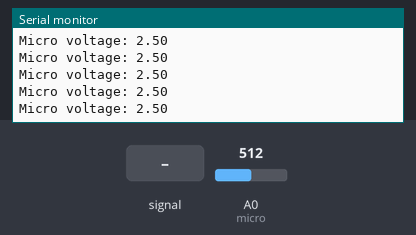
The sketch below on a simulated Arduino Uno, built with avr-gcc and run on an emulated ATmega328P. Shown: the last lines printed to the serial monitor. The inputs (shaded band) are chosen by the test bench; at power-on: A0 (micro) = 512.

Above: at 1.2 s.
1.3 s: A0 (micro) fed a 200 Hz sine of ±81 counts around its level
At 2.3 s:
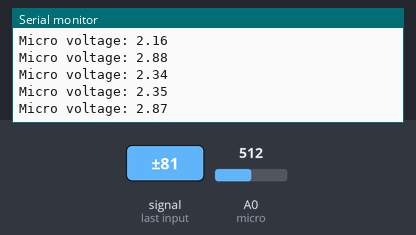
2.8 s: A0 (micro) set to 716
At 3.8 s:
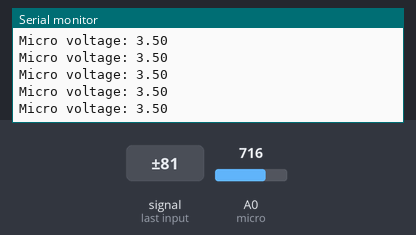
5.8 s: A0 (micro) fed a 1000 Hz sine of ±255 counts around its level
At 6.8 s:
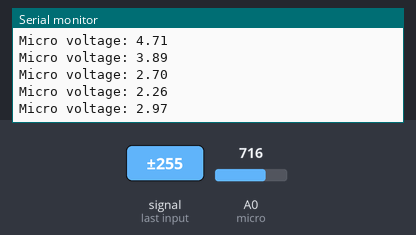
7.3 s: A0 (micro) set to 1023
At 8.4 s:
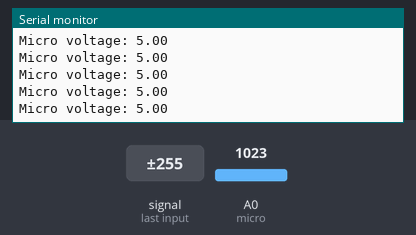
Timing chart, 0 to 10.3 s (numbered marks = the images above; inputs shaded):
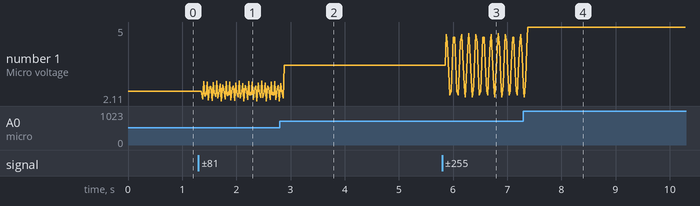

Measured:
- after the input at 1.3 s, the serial monitor: prints a new line after 0.08 s (image 1)
- after the input at 2.8 s, the serial monitor: prints a new line after 0.08 s (image 2)
- after the input at 5.8 s, the serial monitor: prints a new line after 0.08 s (image 3)
- after the input at 7.3 s, the serial monitor: prints a new line after 0.08 s (image 4)
- plotted number 1: 2.5 → 2.11 after the input at 1.3 s, 2.11 → 3.5 after the input at 2.8 s, 3.5 → 2.7 after the input at 5.8 s, 2.7 → 5 after the input at 7.3 s

The sketch:

Code_recepteur.ino
```cpp
// Pins declaration and global variables
const int micro = A0;

// Sampling rate (Hz)
const int sample_rate = 2500;

void setup() {
  pinMode(micro, INPUT);
  // Display frequency
  Serial.begin(9600);
}

void loop() {
  // Retrieving microphone value (V) then display it
  const float micro_value = analogRead(micro) * (5.0 / 1023.0);
  Serial.print("Micro voltage: ");
  Serial.println(micro_value);

  // Waiting for next sample
  delayMicroseconds(1000000 / sample_rate);
}
```
